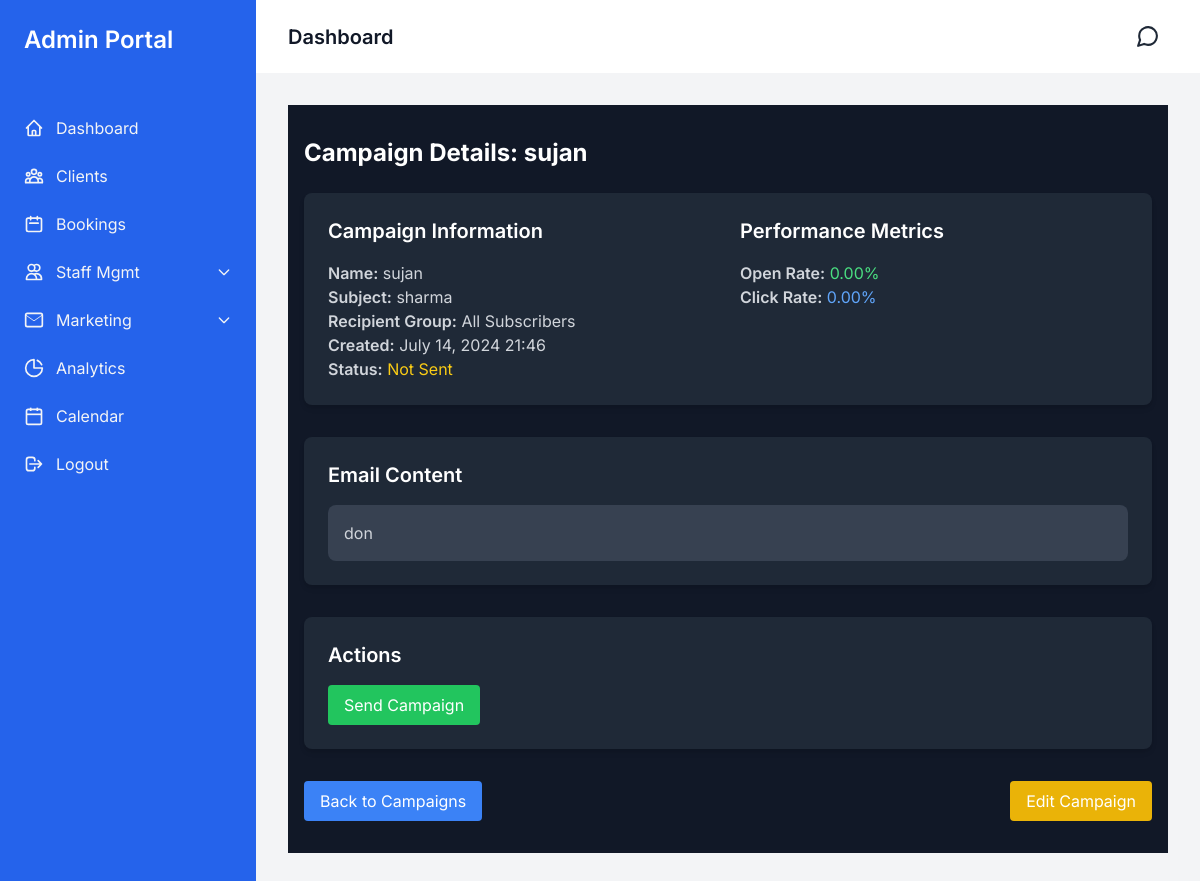
The page /admin-portal/campaign_details/5/ (signed in) on the database its author committed.
### admin_portal/models.py (models this page shows, shortened)
class Campaign(models.Model):
    RECIPIENT_CHOICES = [
        ('all', 'All Subscribers'),
        ('active', 'Active Clients'),
        ('inactive', 'Inactive Clients'),
    ]
    name = models.CharField(max_length=200)
    subject = models.CharField(max_length=200)
    content = models.TextField()
    recipient_group = models.CharField(max_length=20, choices=RECIPIENT_CHOICES, default='all')
    user = models.ForeignKey(settings.AUTH_USER_MODEL, on_delete=models.CASCADE, related_name='campaigns')
    date_created = models.DateTimeField(auto_now_add=True)
    date_sent = models.DateTimeField(null=True, blank=True)
    open_rate = models.FloatField(default=0)
    click_rate = models.FloatField(default=0)

### admin_portal/views.py (the view)
# urls.py: path('campaign_details/<int:campaign_id>/', views.campaign_details, name='campaign_details'),
@staff_member_required
def campaign_details(request, campaign_id):
    campaign = Campaign.objects.get(id=campaign_id)
    return render(request, 'marketing/campaign_details.html', {'campaign': campaign})

### admin_portal/templates/marketing/campaign_details.html (shortened to what this page needs)
{% extends "admin_base.html" %}
{% load custom_filters %}
{% block admin_content %}
<div class="container mx-auto px-4 py-8 bg-gray-900 text-gray-300">
    <h1 class="text-2xl font-bold mb-6 text-white">Campaign Details: {{ campaign.name }}</h1>
    <div class="bg-gray-800 rounded-lg shadow-md p-6 mb-8">
        <div class="grid grid-cols-1 md:grid-cols-2 gap-6">
            <div>
                <h2 class="text-xl font-semibold mb-4 text-white">Campaign Information</h2>
                <p><span class="font-semibold">Name:</span> {{ campaign.name }}</p>
                <p><span class="font-semibold">Subject:</span> {{ campaign.subject }}</p>
                <p><span class="font-semibold">Recipient Group:</span> {{ campaign.get_recipient_group_display }}</p>
                <p><span class="font-semibold">Created:</span> {{ campaign.date_created|date:"F d, Y H:i" }}</p>
                {% if campaign.date_sent %}
                    <p><span class="font-semibold">Sent:</span> {{ campaign.date_sent|date:"F d, Y H:i" }}</p>
                {% else %}
                    <p><span class="font-semibold">Status:</span> <span class="text-yellow-400">Not Sent</span></p>
                {% endif %}
            </div>
            <div>
                <h2 class="text-xl font-semibold mb-4 text-white">Performance Metrics</h2>
                <p><span class="font-semibold">Open Rate:</span> <span class="text-green-400">{{ campaign.open_rate|floatformat:2 }}%</span></p>
                <p><span class="font-semibold">Click Rate:</span> <span class="text-blue-400">{{ campaign.click_rate|floatformat:2 }}%</span></p>
            </div>
        </div>
    </div>
    <div class="bg-gray-800 rounded-lg shadow-md p-6 mb-8">
        <h2 class="text-xl font-semibold mb-4 text-white">Email Content</h2>
        <div class="bg-gray-700 p-4 rounded-lg">
            {{ campaign.content|linebreaks }}
        </div>
    </div>
    {% if not campaign.date_sent %}
    <div class="bg-gray-800 rounded-lg shadow-md p-6 mb-8">
        <h2 class="text-xl font-semibold mb-4 text-white">Actions</h2>
        <form method="post" action="{% url 'admin_send_campaign' campaign.id %}">
            <button type="submit" class="bg-green-500 text-white px-4 py-2 rounded hover:bg-green-600">Send Campaign</button>
        </form>
    </div>
    {% endif %}
    <div class="flex justify-between">
        <a href="{% url 'admin_campaign_list' %}" class="bg-blue-500 text-white px-4 py-2 rounded hover:bg-blue-600">Back to Campaigns</a>
        <a href="{% url 'admin_edit_campaign' campaign.id %}" class="bg-yellow-500 text-white px-4 py-2 rounded hover:bg-yellow-600">Edit Campaign</a>
    </div>
</div>
{% endblock %}

### admin_portal/templates/admin_base.html (style rules this page uses)
body { font-family: 'Inter', sans-serif; }

### rows shown on the page
Campaign: name "sujan", subject "sharma", recipient_group "All Subscribers", date_created "July 14, 2024 21:46", open_rate "0.00", click_rate "0.00", content "don"
